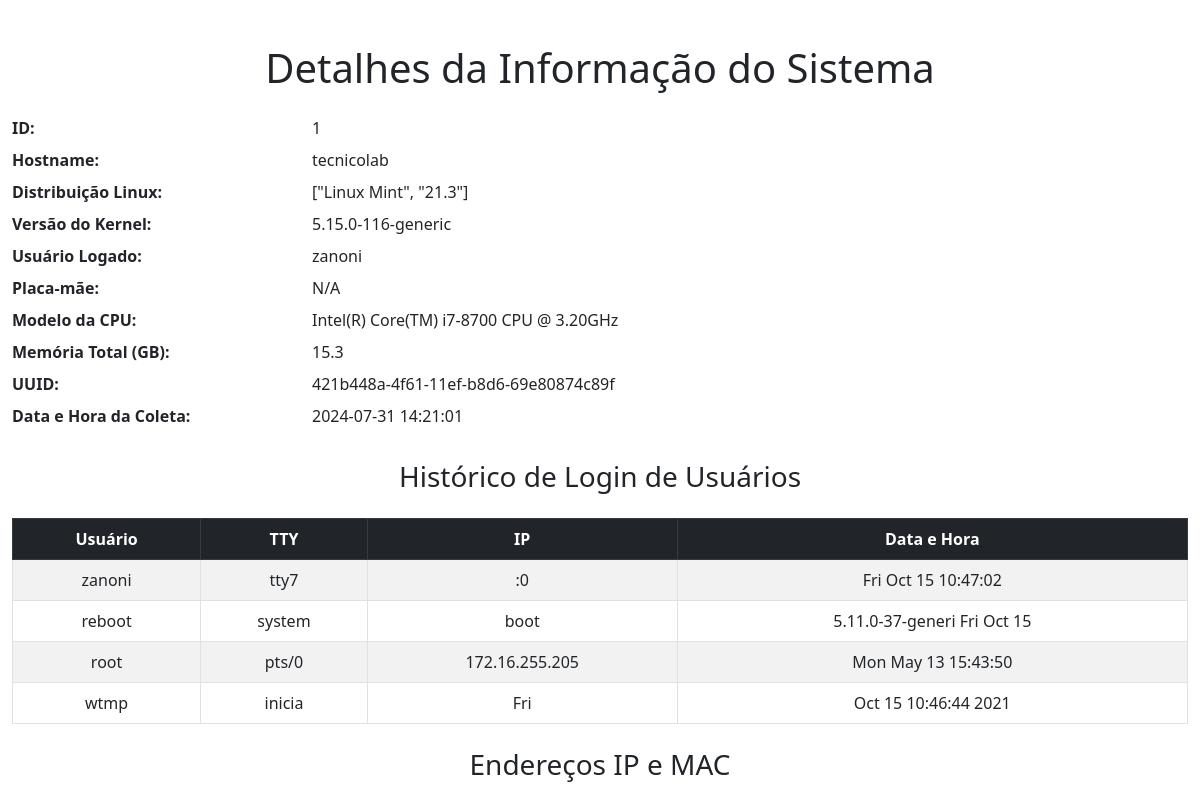
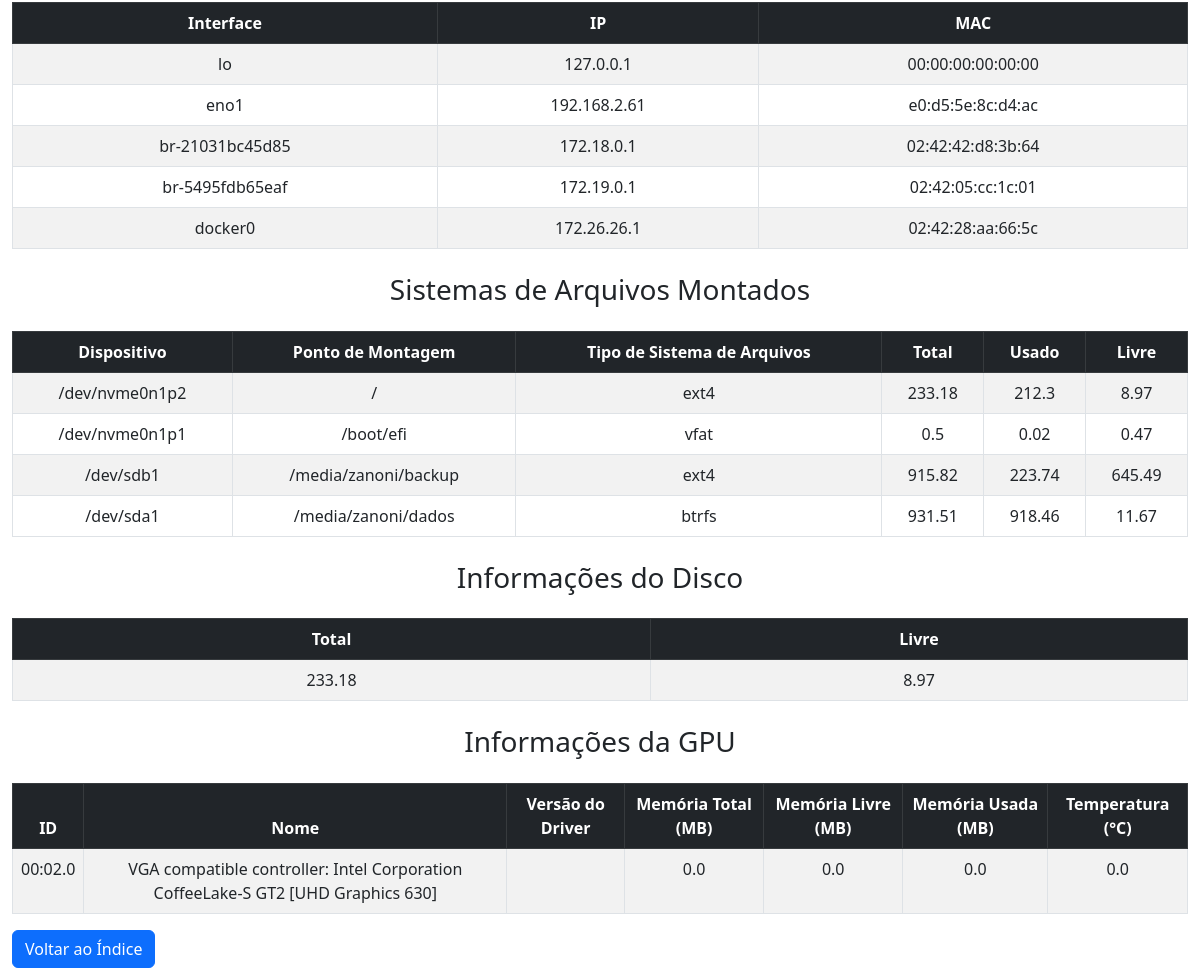
The page /details/1 on the database its author committed (2 pictures, top to bottom).
### app.py (models this page shows)
class SystemInfo(db.Model):
    id = db.Column(db.Integer, primary_key=True)
    hostname = db.Column(db.String(120), nullable=False)
    linux_distribution = db.Column(db.String(120), nullable=False)
    kernel_version = db.Column(db.String(120), nullable=False)
    logged_in_user = db.Column(db.String(120), nullable=False)
    cpu_model = db.Column(db.String(120), nullable=False)
    memory_total_gb = db.Column(db.Float, nullable=False)
    uuid1 = db.Column(db.String(36), unique=True, nullable=False)
    collection_datetime = db.Column(db.String(120), nullable=False)
    motherboard_model = db.Column(db.String(255))
    user_login_history = db.relationship('UserLoginHistory', backref='system_info', lazy=True)
    ip_and_mac_addresses = db.relationship('IPAndMacAddress', backref='system_info', lazy=True)
    mounted_filesystems = db.relationship('MountedFilesystems', backref='system_info', lazy=True)
    disk_info = db.relationship('DiskInfo', backref='system_info', uselist=False)
    gpu_info = db.relationship('GPUInfo', backref='system_info', lazy=True)

class UserLoginHistory(db.Model):
    id = db.Column(db.Integer, primary_key=True)
    user = db.Column(db.String(120), nullable=False)
    tty = db.Column(db.String(120), nullable=False)
    ip = db.Column(db.String(120), nullable=False)
    datetime = db.Column(db.String(120), nullable=False)
    system_info_id = db.Column(db.Integer, db.ForeignKey('system_info.id'), nullable=False)

class IPAndMacAddress(db.Model):
    id = db.Column(db.Integer, primary_key=True)
    interface = db.Column(db.String(120), nullable=False)
    ip = db.Column(db.String(120), nullable=False)
    mac = db.Column(db.String(120), nullable=False)
    system_info_id = db.Column(db.Integer, db.ForeignKey('system_info.id'), nullable=False)

class MountedFilesystems(db.Model):
    id = db.Column(db.Integer, primary_key=True)
    device = db.Column(db.String(120), nullable=False)
    mountpoint = db.Column(db.String(120), nullable=False)
    fstype = db.Column(db.String(120), nullable=False)
    total = db.Column(db.Float, nullable=False)
    used = db.Column(db.Float, nullable=False)
    free = db.Column(db.Float, nullable=False)
    system_info_id = db.Column(db.Integer, db.ForeignKey('system_info.id'), nullable=False)

class DiskInfo(db.Model):
    id = db.Column(db.Integer, primary_key=True)
    total = db.Column(db.Float, nullable=False)
    free = db.Column(db.Float, nullable=False)
    system_info_id = db.Column(db.Integer, db.ForeignKey('system_info.id'), nullable=False)

class GPUInfo(db.Model):
    id = db.Column(db.Integer, primary_key=True)
    gpu_id = db.Column(db.Integer, nullable=False)
    name = db.Column(db.String(120), nullable=False)
    driver_version = db.Column(db.String(120), nullable=False)
    memory_total = db.Column(db.Float, nullable=False)
    memory_free = db.Column(db.Float, nullable=False)
    memory_used = db.Column(db.Float, nullable=False)
    temperature = db.Column(db.Float, nullable=False)
    system_info_id = db.Column(db.Integer, db.ForeignKey('system_info.id'), nullable=False)

### app.py (the view)
@app.route('/details/<int:id>')
def details(id):
    system_info = SystemInfo.query.get_or_404(id)
    return render_template('details.html', system_info=system_info)

### templates/details.html (shortened to what this page needs)
<!DOCTYPE html>
<html lang="pt-br">
<head>
    <link href="https://cdn.jsdelivr.net/npm/bootstrap@5.3.0/dist/css/bootstrap.min.css" rel="stylesheet">
</head>
<body>
    <div class="container">
        <h1 class="my-4 text-center">Detalhes da Informação do Sistema</h1>
        <dl class="row mb-4">
            <dt class="col-sm-3">ID:</dt>
            <dd class="col-sm-9">{{ system_info.id }}</dd>
            <dt class="col-sm-3">Hostname:</dt>
            <dd class="col-sm-9">{{ system_info.hostname }}</dd>
            <dt class="col-sm-3">Distribuição Linux:</dt>
            <dd class="col-sm-9">{{ system_info.linux_distribution }}</dd>
            <dt class="col-sm-3">Versão do Kernel:</dt>
            <dd class="col-sm-9">{{ system_info.kernel_version }}</dd>
            <dt class="col-sm-3">Usuário Logado:</dt>
            <dd class="col-sm-9">{{ system_info.logged_in_user }}</dd>
            <dt class="col-sm-3">Placa-mãe:</dt>
            <dd class="col-sm-9">{{ system_info.motherboard_model }}</dd>
            <dt class="col-sm-3">Modelo da CPU:</dt>
            <dd class="col-sm-9">{{ system_info.cpu_model }}</dd>
            <dt class="col-sm-3">Memória Total (GB):</dt>
            <dd class="col-sm-9">{{ system_info.memory_total_gb }}</dd>
            <dt class="col-sm-3">UUID:</dt>
            <dd class="col-sm-9">{{ system_info.uuid1 }}</dd>
            <dt class="col-sm-3">Data e Hora da Coleta:</dt>
            <dd class="col-sm-9">{{ system_info.collection_datetime }}</dd>
        </dl>
        <h3 class="my-4 text-center">Histórico de Login de Usuários</h3>
        <table class="table table-bordered table-striped text-center">
            <thead class="table-dark">
                <tr>
                    <th>Usuário</th>
                    <th>TTY</th>
                    <th>IP</th>
                    <th>Data e Hora</th>
                </tr>
            </thead>
            <tbody>
                {% for entry in system_info.user_login_history %}
                <tr>
                    <td>{{ entry.user }}</td>
                    <td>{{ entry.tty }}</td>
                    <td>{{ entry.ip }}</td>
                    <td>{{ entry.datetime }}</td>
                </tr>
                {% endfor %}
            </tbody>
        </table>
        <h3 class="my-4 text-center">Endereços IP e MAC</h3>
        <table class="table table-bordered table-striped text-center">
            <thead class="table-dark">
                <tr>
                    <th>Interface</th>
                    <th>IP</th>
                    <th>MAC</th>
                </tr>
            </thead>
            <tbody>
                {% for entry in system_info.ip_and_mac_addresses %}
                <tr>
                    <td>{{ entry.interface }}</td>
                    <td>{{ entry.ip }}</td>
                    <td>{{ entry.mac }}</td>
                </tr>
                {% endfor %}
            </tbody>
        </table>
        <h3 class="my-4 text-center">Sistemas de Arquivos Montados</h3>
        <table class="table table-bordered table-striped text-center">
            <thead class="table-dark">
                <tr>
                    <th>Dispositivo</th>
                    <th>Ponto de Montagem</th>
                    <th>Tipo de Sistema de Arquivos</th>
                    <th>Total</th>
                    <th>Usado</th>
                    <th>Livre</th>
                </tr>
            </thead>
            <tbody>
                {% for entry in system_info.mounted_filesystems %}
                <tr>
                    <td>{{ entry.device }}</td>
                    <td>{{ entry.mountpoint }}</td>
                    <td>{{ entry.fstype }}</td>
                    <td>{{ entry.total }}</td>
                    <td>{{ entry.used }}</td>
                    <td>{{ entry.free }}</td>
                </tr>
                {% endfor %}
            </tbody>
        </table>
        <h3 class="my-4 text-center">Informações do Disco</h3>
        <table class="table table-bordered table-striped text-center">
            <thead class="table-dark">
                <tr>
                    <th>Total</th>
                    <th>Livre</th>
                </tr>
            </thead>
            <tbody>
                {% if system_info.disk_info %}
                <tr>
                    <td>{{ system_info.disk_info.total }}</td>
                    <td>{{ system_info.disk_info.free }}</td>
                </tr>
                {% else %}
                <tr>
                    <td colspan="2">Nenhuma informação de disco disponível</td>
                </tr>
                {% endif %}
            </tbody>
        </table>
        <h3 class="my-4 text-center">Informações da GPU</h3>
        <table class="table table-bordered table-striped text-center">
            <thead class="table-dark">
                <tr>
                    <th>ID</th>
                    <th>Nome</th>
                    <th>Versão do Driver</th>
                    <th>Memória Total (MB)</th>
                    <th>Memória Livre (MB)</th>
                    <th>Memória Usada (MB)</th>
                    <th>Temperatura (°C)</th>
                </tr>
            </thead>
            <tbody>
                {% for entry in system_info.gpu_info %}
                <tr>
                    <td>{{ entry.gpu_id }}</td>
                    <td>{{ entry.name }}</td>
                    <td>{{ entry.driver_version }}</td>
                    <td>{{ entry.memory_total }}</td>
                    <td>{{ entry.memory_free }}</td>
                    <td>{{ entry.memory_used }}</td>
                    <td>{{ entry.temperature }}</td>
                </tr>
                {% endfor %}
            </tbody>
        </table>
        <a class="btn btn-primary" href="{{ url_for('index') }}">Voltar ao Índice</a>
    </div>
</body>
</html>

### templates/details.html (style rules this page uses)
body { padding-top: 20px; }
.container { max-width: 1200px; }
dl { margin: auto; }
table { margin: auto; }

### rows shown on the page
SystemInfo: id "1", hostname "tecnicolab", linux_distribution "[\"Linux Mint\", \"21.3\"]", kernel_version "5.15.0-116-generic", logged_in_user "zanoni", motherboard_model "N/A", cpu_model "Intel(R) Core(TM) i7-8700 CPU @ 3.20GHz", memory_total_gb "15.3", uuid1 "421b448a-4f61-11ef-b8d6-69e80874c89f", collection_datetime "2024-07-31 14:21:01"
UserLoginHistory: user "zanoni", tty "tty7", ip ":0", datetime "Fri Oct 15 10:47:02"
UserLoginHistory: user "reboot", tty "system", ip "boot", datetime "5.11.0-37-generi Fri Oct 15"
UserLoginHistory: user "root", tty "pts/0", ip "172.16.255.205", datetime "Mon May 13 15:43:50"
UserLoginHistory: user "wtmp", tty "inicia", ip "Fri", datetime "Oct 15 10:46:44 2021"
IPAndMacAddress: interface "lo", ip "127.0.0.1", mac "00:00:00:00:00:00"
IPAndMacAddress: interface "eno1", ip "192.168.2.61", mac "e0:d5:5e:8c:d4:ac"
IPAndMacAddress: interface "br-21031bc45d85", ip "172.18.0.1", mac "02:42:42:d8:3b:64"
IPAndMacAddress: interface "br-5495fdb65eaf", ip "172.19.0.1", mac "02:42:05:cc:1c:01"
IPAndMacAddress: interface "docker0", ip "172.26.26.1", mac "02:42:28:aa:66:5c"
MountedFilesystems: device "/dev/nvme0n1p2", mountpoint "/", fstype "ext4", total "233.18", used "212.3", free "8.97"
MountedFilesystems: device "/dev/nvme0n1p1", mountpoint "/boot/efi", fstype "vfat", total "0.5", used "0.02", free "0.47"
MountedFilesystems: device "/dev/sdb1", mountpoint "/media/zanoni/backup", fstype "ext4", total "915.82", used "223.74", free "645.49"
MountedFilesystems: device "/dev/sda1", mountpoint "/media/zanoni/dados", fstype "btrfs", total "931.51", used "918.46", free "11.67"
DiskInfo: disk_info.total "233.18", disk_info.free "8.97"
GPUInfo: gpu_id "00:02.0", name "VGA compatible controller: Intel Corporation CoffeeLake-S GT2 [UHD Graphics 630]", memory_total "0.0", memory_free "0.0", memory_used "0.0", temperature "0.0"
